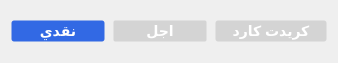
   <widget class="QWidget" name="layoutWidget_5">
    <property name="geometry">
     <rect>
      <x>337</x>
      <y>73</y>
      <width>338</width>
      <height>63</height>
     </rect>
    </property>
    <layout class="QHBoxLayout" name="horizontalLayout_3" stretch="5,5,6">
     <property name="spacing">
      <number>8</number>
     </property>
     <property name="sizeConstraint">
      <enum>QLayout::SetDefaultConstraint</enum>
     </property>
     <item>
      <widget class="QPushButton" name="cash">
       <property name="maximumSize">
        <size>
         <width>16777215</width>
         <height>22</height>
        </size>
       </property>
       <property name="autoFillBackground">
        <bool>false</bool>
       </property>
       <property name="styleSheet">
        <string notr="true">QPushButton {
  	background-color: #d4d4d4;
    border-style: hidden;
	border-width: 1px;
    border-radius: 3px;
    font: bold 14px;
    color: #ffffff;
 
}

QPushButton:checked {
background-color: #3269e4;
}</string>
       </property>
       <property name="text">
        <string>نقدي</string>
       </property>
       <property name="checkable">
        <bool>true</bool>
       </property>
       <property name="checked">
        <bool>true</bool>
       </property>
       <property name="autoExclusive">
        <bool>true</bool>
       </property>
       <property name="default">
        <bool>false</bool>
       </property>
       <property name="flat">
        <bool>false</bool>
       </property>
      </widget>
     </item>
     <item>
      <widget class="QPushButton" name="credit">
       <property name="maximumSize">
        <size>
         <width>16777215</width>
         <height>22</height>
        </size>
       </property>
       <property name="styleSheet">
        <string notr="true">QPushButton {
  	background-color: #d4d4d4;
    border-style: hidden;
	border-width:1px;
    border-radius: 2px;
    font: bold 14px;
    color: #ffffff; 
}

QPushButton:checked {
background-color: #3269e4;
}</string>
       </property>
       <property name="text">
        <string>اجل</string>
       </property>
       <property name="checkable">
        <bool>true</bool>
       </property>
       <property name="autoExclusive">
        <bool>true</bool>
       </property>
       <property name="flat">
        <bool>false</bool>
       </property>
      </widget>
     </item>
     <item>
      <widget class="QPushButton" name="credit_card">
       <property name="maximumSize">
        <size>
         <width>16777215</width>
         <height>22</height>
        </size>
       </property>
       <property name="styleSheet">
        <string notr="true">QPushButton {
  	background-color: #d4d4d4;
    border-style: hidden;
	border-width:1px;
    border-radius: 3px;
    font: bold 14px;
    color: #ffffff;
}

QPushButton:checked {
background-color: #3269e4;
}</string>
       </property>
       <property name="text">
        <string>كريدت كارد</string>
       </property>
       <property name="checkable">
        <bool>true</bool>
       </property>
       <property name="autoExclusive">
        <bool>true</bool>
       </property>
      </widget>
     </item>
    </layout>
   </widget>
